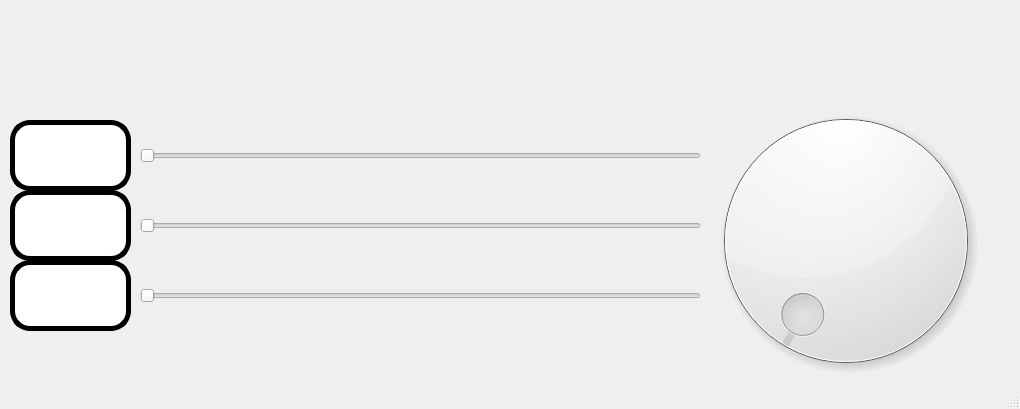
<?xml version="1.0" encoding="UTF-8"?>
<ui version="4.0">
 <class>MainWindow</class>
 <widget class="QMainWindow" name="MainWindow">
  <property name="geometry">
   <rect>
    <x>0</x>
    <y>0</y>
    <width>1020</width>
    <height>409</height>
   </rect>
  </property>
  <property name="windowTitle">
   <string>MainWindow</string>
  </property>
  <widget class="QWidget" name="centralwidget">
   <widget class="QLabel" name="label_2">
    <property name="geometry">
     <rect>
      <x>0</x>
      <y>0</y>
      <width>1021</width>
      <height>111</height>
     </rect>
    </property>
    <property name="styleSheet">
     <string notr="true"/>
    </property>
    <property name="text">
     <string/>
    </property>
    <property name="pixmap">
     <pixmap>../PIP_Equipo4_Unidad1_Clase/imagenes/uat.png</pixmap>
    </property>
    <property name="scaledContents">
     <bool>true</bool>
    </property>
   </widget>
   <widget class="QSlider" name="horizontalSlider1">
    <property name="geometry">
     <rect>
      <x>140</x>
      <y>130</y>
      <width>561</width>
      <height>51</height>
     </rect>
    </property>
    <property name="font">
     <font>
      <pointsize>72</pointsize>
      <weight>75</weight>
      <bold>true</bold>
     </font>
    </property>
    <property name="styleSheet">
     <string notr="true"/>
    </property>
    <property name="orientation">
     <enum>Qt::Horizontal</enum>
    </property>
   </widget>
   <widget class="QLabel" name="label_4">
    <property name="geometry">
     <rect>
      <x>700</x>
      <y>110</y>
      <width>311</width>
      <height>271</height>
     </rect>
    </property>
    <property name="text">
     <string/>
    </property>
    <property name="pixmap">
     <pixmap>../PIP_Equipo4_Unidad1_Clase/imagenes/Equipo4.png</pixmap>
    </property>
    <property name="scaledContents">
     <bool>true</bool>
    </property>
   </widget>
   <widget class="QSlider" name="horizontalSlider2">
    <property name="geometry">
     <rect>
      <x>140</x>
      <y>200</y>
      <width>561</width>
      <height>51</height>
     </rect>
    </property>
    <property name="font">
     <font>
      <pointsize>72</pointsize>
      <weight>75</weight>
      <bold>true</bold>
     </font>
    </property>
    <property name="styleSheet">
     <string notr="true"/>
    </property>
    <property name="orientation">
     <enum>Qt::Horizontal</enum>
    </property>
   </widget>
   <widget class="QSlider" name="horizontalSlider3">
    <property name="geometry">
     <rect>
      <x>140</x>
      <y>270</y>
      <width>561</width>
      <height>51</height>
     </rect>
    </property>
    <property name="font">
     <font>
      <pointsize>72</pointsize>
      <weight>75</weight>
      <bold>true</bold>
     </font>
    </property>
    <property name="styleSheet">
     <string notr="true"/>
    </property>
    <property name="orientation">
     <enum>Qt::Horizontal</enum>
    </property>
   </widget>
   <widget class="QLabel" name="label">
    <property name="geometry">
     <rect>
      <x>-10</x>
      <y>-5</y>
      <width>1031</width>
      <height>381</height>
     </rect>
    </property>
    <property name="text">
     <string/>
    </property>
    <property name="pixmap">
     <pixmap>imagenes/cal.png</pixmap>
    </property>
    <property name="scaledContents">
     <bool>true</bool>
    </property>
   </widget>
   <widget class="QDial" name="dial">
    <property name="geometry">
     <rect>
      <x>630</x>
      <y>90</y>
      <width>431</width>
      <height>301</height>
     </rect>
    </property>
   </widget>
   <widget class="QPushButton" name="btn_r">
    <property name="geometry">
     <rect>
      <x>10</x>
      <y>120</y>
      <width>121</width>
      <height>71</height>
     </rect>
    </property>
    <property name="font">
     <font>
      <pointsize>20</pointsize>
      <weight>75</weight>
      <bold>true</bold>
     </font>
    </property>
    <property name="styleSheet">
     <string notr="true">border: 5px solid black;
border-radius: 20px;
background-color: rgb(255, 255, 255);</string>
    </property>
    <property name="text">
     <string/>
    </property>
   </widget>
   <widget class="QPushButton" name="btn_g">
    <property name="geometry">
     <rect>
      <x>10</x>
      <y>190</y>
      <width>121</width>
      <height>71</height>
     </rect>
    </property>
    <property name="font">
     <font>
      <pointsize>20</pointsize>
      <weight>75</weight>
      <bold>true</bold>
     </font>
    </property>
    <property name="styleSheet">
     <string notr="true">border: 5px solid black;
border-radius: 20px;
background-color: rgb(255, 255, 255);</string>
    </property>
    <property name="text">
     <string/>
    </property>
   </widget>
   <widget class="QPushButton" name="btn_b">
    <property name="geometry">
     <rect>
      <x>10</x>
      <y>260</y>
      <width>121</width>
      <height>71</height>
     </rect>
    </property>
    <property name="font">
     <font>
      <pointsize>20</pointsize>
      <weight>75</weight>
      <bold>true</bold>
     </font>
    </property>
    <property name="styleSheet">
     <string notr="true">border: 5px solid black;
border-radius: 20px;
background-color: rgb(255, 255, 255);</string>
    </property>
    <property name="text">
     <string/>
    </property>
   </widget>
   <widget class="QLabel" name="lbl_color">
    <property name="geometry">
     <rect>
      <x>730</x>
      <y>120</y>
      <width>231</width>
      <height>241</height>
     </rect>
    </property>
    <property name="text">
     <string/>
    </property>
   </widget>
   <zorder>label</zorder>
   <zorder>lbl_color</zorder>
   <zorder>dial</zorder>
   <zorder>label_2</zorder>
   <zorder>horizontalSlider1</zorder>
   <zorder>label_4</zorder>
   <zorder>horizontalSlider2</zorder>
   <zorder>horizontalSlider3</zorder>
   <zorder>btn_r</zorder>
   <zorder>btn_g</zorder>
   <zorder>btn_b</zorder>
  </widget>
  <widget class="QMenuBar" name="menubar">
   <property name="geometry">
    <rect>
     <x>0</x>
     <y>0</y>
     <width>1020</width>
     <height>26</height>
    </rect>
   </property>
  </widget>
  <widget class="QStatusBar" name="statusbar"/>
 </widget>
 <resources/>
 <connections/>
</ui>
